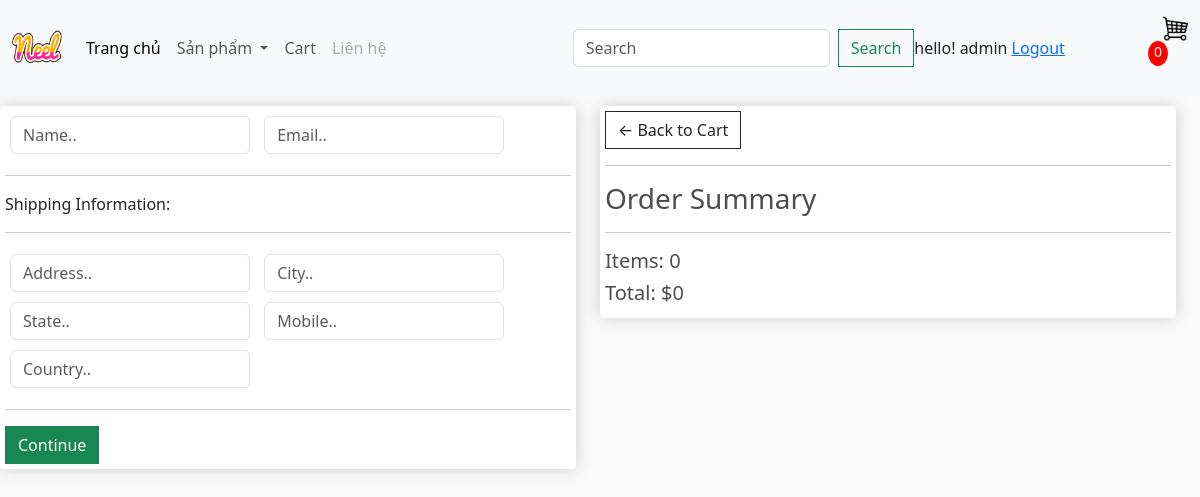
/checkout/ (signed in), run on an earlier commit of the app's database.
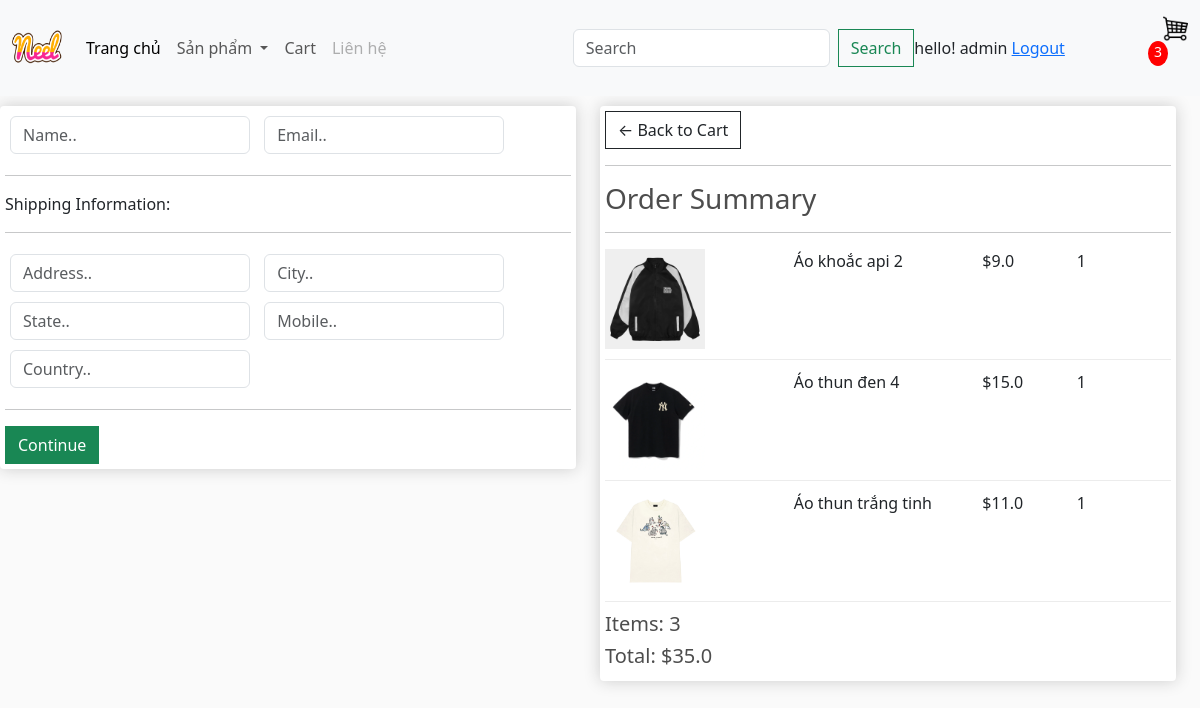
And on a later commit of the database.
### app/models.py (models this page shows, shortened)
class Order(models.Model):
    customer = models.ForeignKey(Customer,on_delete=models.SET_NULL,blank=True, null=True)
    date_order = models.DateTimeField(auto_now_add=True)
    complete = models.BooleanField(default=False,null=True,blank=False)
    transaction_id = models.CharField(max_length=200, null=True , default=uuid.uuid4, editable=False)
    @property
    def get_cart_items(self):
        orderitems = self.orderitem_set.all()
        total = sum([item.quantity for item in orderitems])
        return total
    @property
    def get_cart_total(self):
        orderitems = self.orderitem_set.all()
        total = sum([item.get_total for item in orderitems])
        return total

class OrderItem(models.Model):
    product = models.ForeignKey(Product,on_delete=models.SET_NULL,blank=True,null=True)
    order = models.ForeignKey(Order,on_delete=models.SET_NULL,blank=True,null=True)
    quantity = models.IntegerField(default=0, null=True, blank=False)
    date_added = models.DateTimeField(auto_now_add=True)
    @property
    def get_total(self):
        total = self.product.price * self.quantity
        return total

class Product(models.Model):
    name = models.CharField(max_length=200, null=True)
    price = models.FloatField(max_length=200, null=True)
    product_type = models.ForeignKey(ProductType, on_delete=models.CASCADE, null=True)
    image = models.ImageField(null=True, blank=True)
    @property
    def ImageURL(self):
        try:
            url = self.image.url
        except:
            url = ''
        return url

### app/views.py (the view)
# urls.py: path('checkout/',views.checkout, name="checkout"),
def checkout(request):
    if request.user.is_authenticated:
        customer = request.user.customer
        order, create = Order.objects.get_or_create(customer = customer, complete = False)
        items = order.orderitem_set.all()
        cartItems = order.get_cart_items
        user_login = 'show'
        user_not_login ='hidden'
    else:
        items = []
        order = {'get_cart_items':0,'get_cart_total' : 0}
        cartItems = order['get_cart_item']
        user_login = 'hidden'
        user_not_login ='show'
    context={'items':items,'order':order,'cartItems':cartItems,'user_login':user_login,'user_not_login':user_not_login}
    return render(request, 'app/checkout.html', context)

### app/templates/app/checkout.html (shortened to what this page needs)
{% extends 'app/base.html' %}
{% load static %}
{% block content_checkout %}
     <div class="row" style="width:100%">
		<div class="col-lg-6">
			<div class="box-element" id="form-wrapper">
				<form id="form">
					<div id="user-info">
						<div class="form-field">
							<input required class="form-control" type="text" name="name" placeholder="Name..">
						</div>
						<div class="form-field">
							<input required class="form-control" type="email" name="email" placeholder="Email..">
						</div>
					</div>
					<div id="shipping-info">
						<hr>
						<p>Shipping Information:</p>
						<hr>
						<div class="form-field">
							<input class="form-control" type="text" name="address" placeholder="Address..">
						</div>
						<div class="form-field">
							<input class="form-control" type="text" name="city" placeholder="City..">
						</div>
						<div class="form-field">
							<input class="form-control" type="text" name="state" placeholder="State..">
						</div>
						<div class="form-field">
							<input class="form-control" type="text" name="mobile" placeholder="Mobile..">
						</div>
						<div class="form-field">
							<input class="form-control" type="text" name="country" placeholder="Country..">
						</div>
					</div>
					<hr>
					<input id="form-button" class="btn btn-success btn-block" type="submit" value="Continue">
				</form>
			</div>
			<br>
		</div>
		<div class="col-lg-6">
			<div class="box-element">
				<a  class="btn btn-outline-dark" href="{% url 'cart' %}">&#x2190; Back to Cart</a>
				<hr>
				<h3>Order Summary</h3>
				<hr>
				{% for item in items %}
				<div class="cart-row">
					<div style="flex:2"><img class="row-image" src="{{item.product.ImageURL}}"></div>
					<div style="flex:2"><p>{{item.product.name}}</p></div>
					<div style="flex:1"><p>${{item.product.price}}</p></div>
					<div style="flex:1"><p>{{item.quantity}}</p></div>
				</div>
				{% endfor %}
				<h5>Items:   {{order.get_cart_items}}</h5>
				<h5>Total:   ${{order.get_cart_total}}</h5>
			</div>
		</div>
	</div>
{% endblock content_checkout %}

### app/templates/app/base.html (shortened to what this page needs)
{% load static %}
<!DOCTYPE html>
<html>
    <head>
        <link rel="stylesheet" href="">
        <link href="https://cdn.jsdelivr.net/npm/bootstrap@5.3.3/dist/css/bootstrap.min.css" rel="stylesheet">
        <link href-"{%static 'app/css/style.css' %}" rel="stylesheet"/>
        <link href-"{%static 'app/css/owl.carousel.min.css' %}" rel="stylesheet"/>
        <link href-"{%static 'app/css/all.min.css' %}" rel="stylesheet"/>
        <link rel="stylesheet" type="text/css" href="{% static "app/css/main.css" %}"/>
    </head>
    <body>
        <nav class="navbar navbar-expand-lg bg-body-tertiary">
            <div class="container-fluid">
              <a class="navbar-brand" href="{% url 'home' %}">
                 <img src="{%static 'app/images/Neel.png' %}" width="50" height="70"/>
              </a>
              <div class="collapse navbar-collapse" id="navbarSupportedContent">
                <ul class="navbar-nav me-auto mb-2 mb-lg-0">
                  <li class="nav-item">
                    <a class="nav-link active" aria-current="page" href="{% url 'home' %}">Trang chủ</a>
                  </li>
                  <li class="nav-item dropdown">
                    <a class="nav-link dropdown-toggle" href="#" role="button" data-bs-toggle="dropdown" aria-expanded="false">
                      Sản phẩm
                    </a>
                  </li>
                  <li class="nav-item">
                    <a class="nav-link" href="{% url 'cart' %}">Cart</a>
                  </li>
                  <li class="nav-item">
                    <a class="nav-link disabled" href="#">Liên hệ</a>
                  </li>
                </ul>
                <form class="d-flex" role="search" method="POST" action = "{% url 'search' %}" style="visibility: {{search_bar}}">
                  <input class="form-control me-2" type="search" placeholder="Search" aria-label="Search" name="searched">
                  <button class="btn btn-outline-success" type="submit">Search</button>
                </form>
              </div>
                <div class="'form-inline my-2 my-lg-0" style="visibility: {{user_login}}" >
                  <span>hello! {{request.user}}</span>
                  <span><a href="{% url 'logout' %}">Logout</a></span>
                </div>
              <div class="'form-inline my-2 my-lg-0" style="visibility: {{search_bar}}">
                <a href="{% url 'cart' %}">
                  <img id="cart-icon" src="{% static 'app/images/gio.png' %}" >
                </a>
                <p id="cart-total" id="cart-icon">{{cartItems}}</p>
              </div>
            </div>
          </nav>
        {% block content_checkout %} {% endblock content_checkout %}
    </body>
</html>

What changed in the data, as far as the page shows it:
no longer on this page (row edited): Order: get_cart_items "0", get_cart_total "0"
added OrderItem: product.ImageURL (picture), product.name "Áo khoắc api 2", product.price "9.0", quantity "1"
added OrderItem: product.ImageURL (picture), product.name "Áo thun đen 4", product.price "15.0", quantity "1"
added OrderItem: product.ImageURL (picture), product.name "Áo thun trắng tinh", product.price "11.0", quantity "1"
added Order: get_cart_items "3", get_cart_total "35.0"
Also different on the page:
{{ cartItems }}: "0" → "3"
